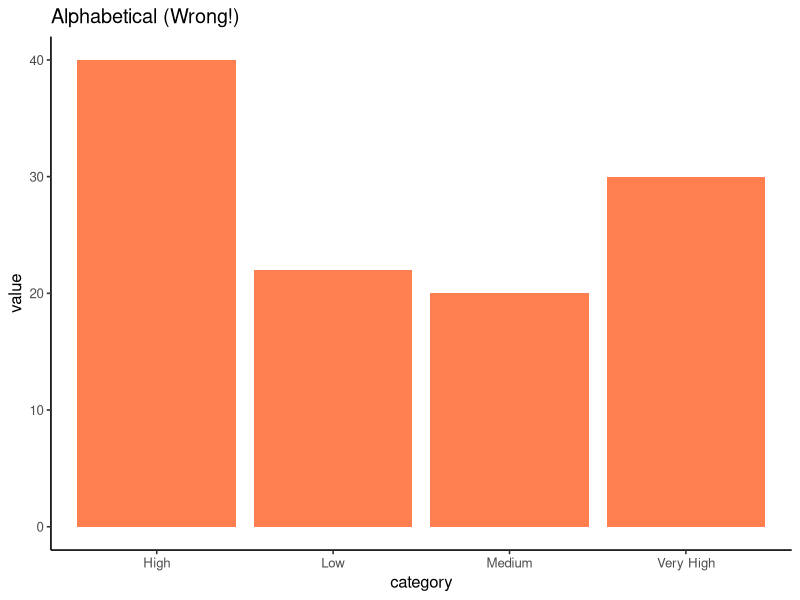
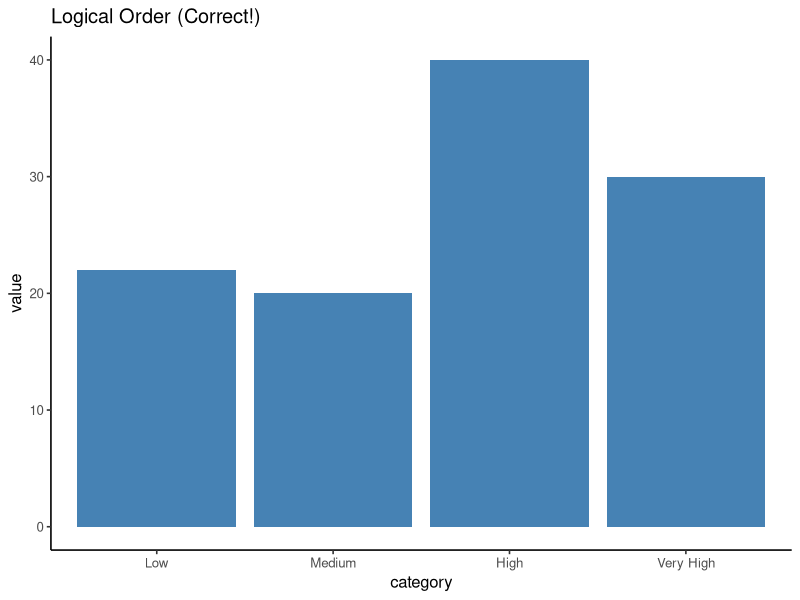
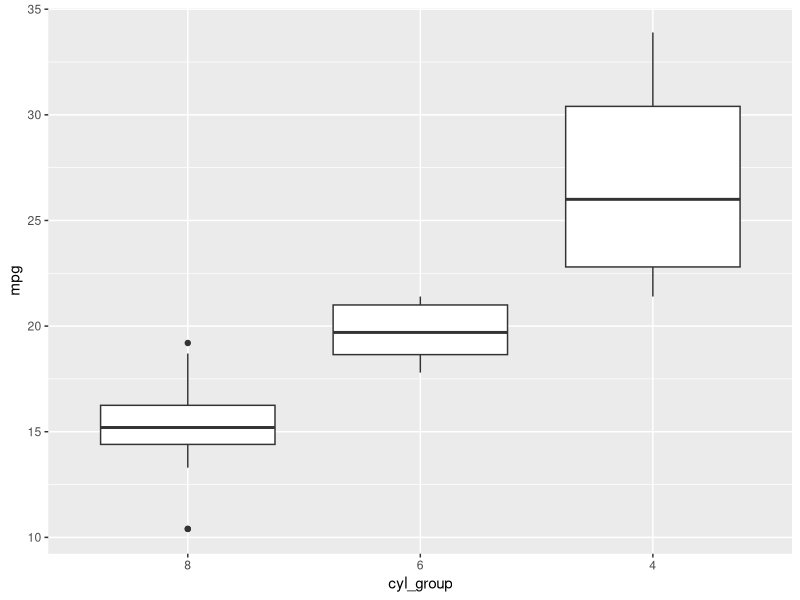
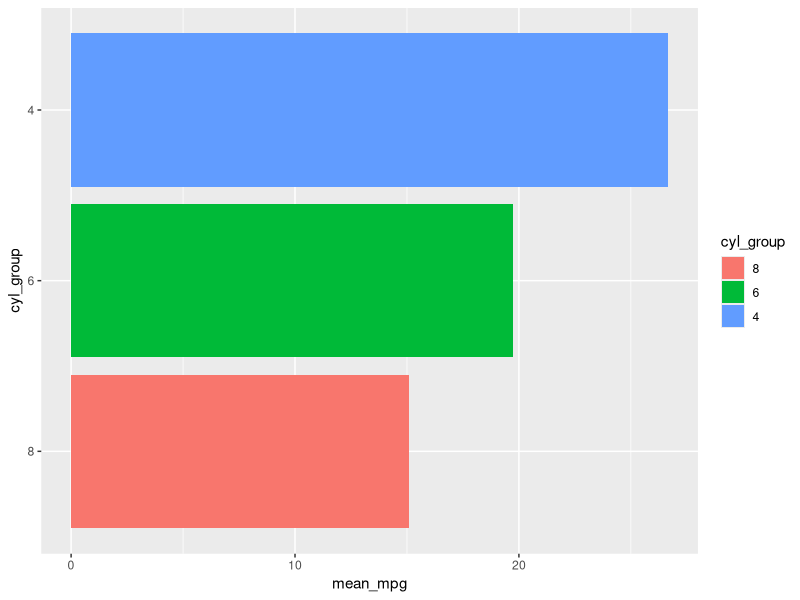
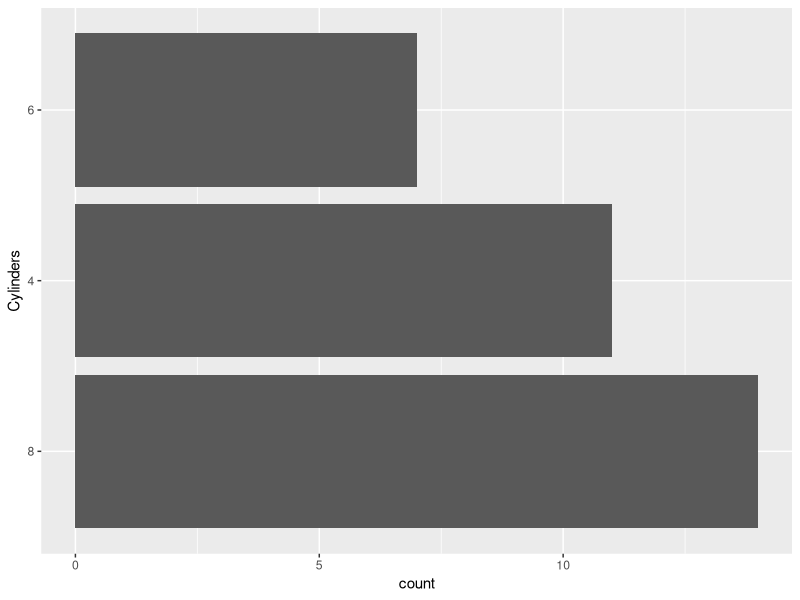
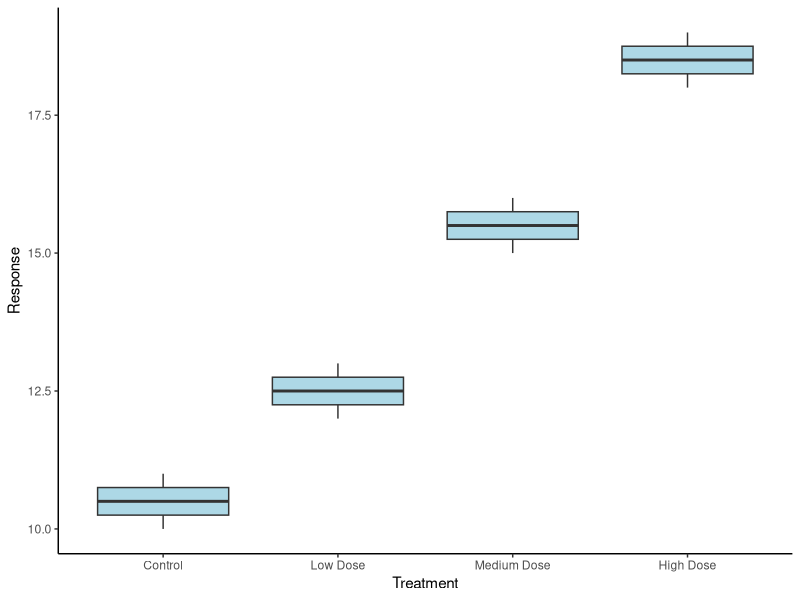
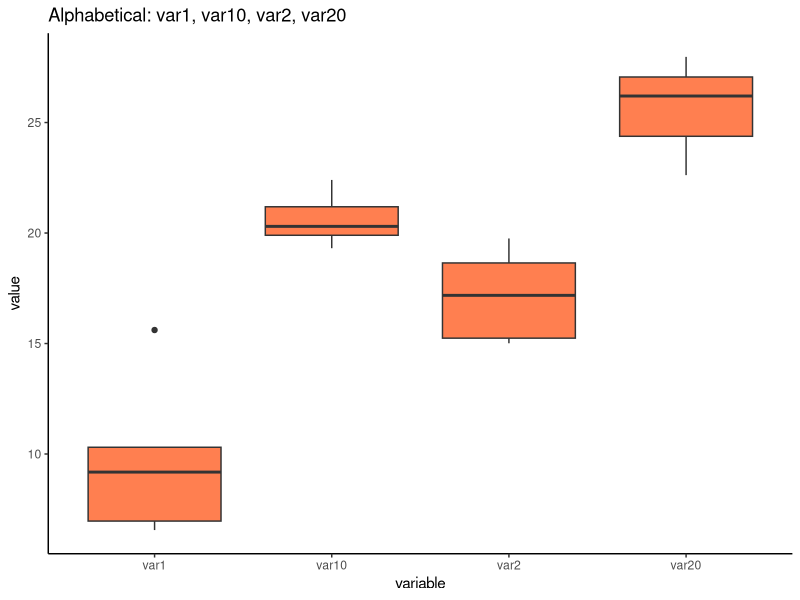
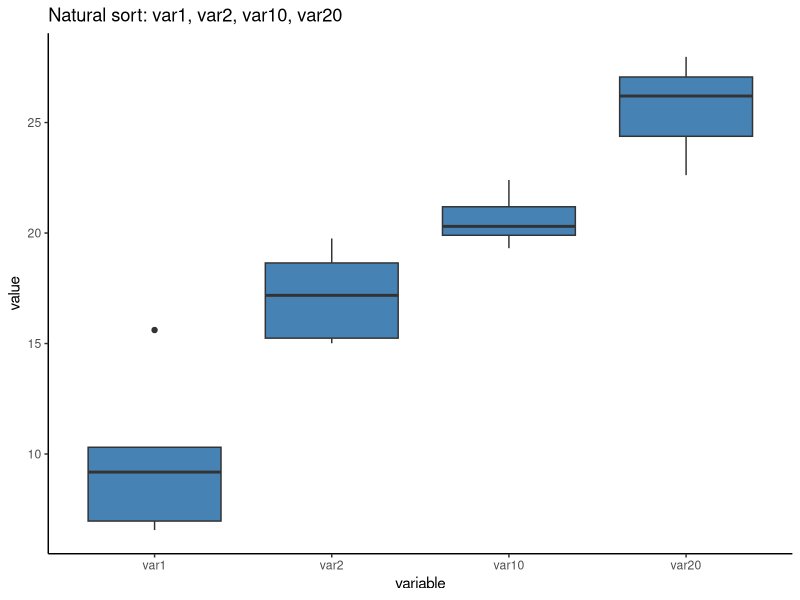

Write R code to recreate these figures, in order. (Note: this script raises an error after producing the figures.)
## ---- chunk 1
#| label: setup-factors
#| echo: false
#| eval: true
#| message: false

library(ggplot2)
library(dplyr)
library(forcats)
## ---- chunk 2
#| label: factors-problem-alphabetical
#| echo: true
#| eval: true
#| fig-width: 5
#| fig-height: 4

library(ggplot2)

# Create data with logical categories
category_df <- data.frame(
  category = c("Low", "Medium", "High", "Very High", "Low", "High"),
  value = c(10, 20, 15, 30, 12, 25)
)

# R defaults to alphabetical!
ggplot(category_df, aes(x = category, y = value)) +
  geom_col(fill = "coral") +
  theme_classic(base_size = 12) +
  labs(title = "Alphabetical (Wrong!)")
## ---- chunk 3
#| label: factors-solution-ordered
#| echo: true
#| eval: true
#| fig-width: 5
#| fig-height: 4

# Specify levels explicitly
category_df$category <- factor(category_df$category,
                       levels = c("Low", "Medium", "High", "Very High"))

# Now plots use logical order!
ggplot(category_df, aes(x = category, y = value)) +
  geom_col(fill = "steelblue") +
  theme_classic(base_size = 12) +
  labs(title = "Logical Order (Correct!)")
## ---- chunk 4
#| label: factors-forcats-intro
#| echo: true
#| eval: true

library(forcats)

# Reorder by another variable (e.g., median)
mtcars %>%
  mutate(cyl_group = fct_reorder(factor(cyl), mpg, .fun = median)) %>%
  ggplot(aes(cyl_group, mpg)) +
  geom_boxplot()

# Boxplots now ordered by median value!
## ---- chunk 5
#| label: factors-fct-reorder
#| echo: true
#| eval: true

# Order categories by mean of values
mtcars %>%
  mutate(cyl_group = factor(cyl)) %>%
  group_by(cyl_group) %>%
  summarise(mean_mpg = mean(mpg)) %>%
  ungroup() %>%
  mutate(cyl_group = fct_reorder(cyl_group, mean_mpg, mean)) %>%
  ggplot(aes(x = cyl_group, y = mean_mpg, fill = cyl_group)) +
  geom_col() +
  coord_flip()  # Horizontal bars easier to read
## ---- chunk 6
#| label: factors-fct-infreq
#| echo: true
#| eval: true

# Order by how common each level is
ggplot(mtcars, aes(x = fct_infreq(factor(cyl)))) +
  geom_bar() +
  labs(x = "Cylinders") +
  coord_flip()

# Most common category first!
## ---- chunk 7
#| label: factors-fct-inorder
#| echo: true
#| eval: true
#| fig-width: 8
#| fig-height: 5

# Create data with specific order
treatment_data <- data.frame(
  treatment = c("Control", "Low Dose", "Medium Dose", "High Dose",
                "Control", "Low Dose", "Medium Dose", "High Dose"),
  response = c(10, 12, 15, 18, 11, 13, 16, 19)
)

# Keep order as they appear in data (not alphabetical!)
ggplot(treatment_data,
       aes(x = fct_inorder(treatment), y = response)) +
  geom_boxplot(fill = "lightblue") +
  labs(x = "Treatment", y = "Response") +
  theme_classic()

# Order: Control, Low Dose, Medium Dose, High Dose
## ---- chunk 8
#| label: factors-natural-sort-problem
#| echo: true
#| eval: true
#| fig-width: 8
#| fig-height: 5

# Create data with numbered variables
var_data <- data.frame(
  variable = rep(c("var1", "var2", "var10", "var20"), each = 5),
  value = rnorm(20, mean = rep(c(10, 15, 20, 25), each = 5), sd = 2)
)

# Alphabetical order: var1, var10, var2, var20 (wrong!)
ggplot(var_data, aes(x = variable, y = value)) +
  geom_boxplot(fill = "coral") +
  theme_classic() +
  labs(title = "Alphabetical: var1, var10, var2, var20")
## ---- chunk 9
#| label: factors-natural-sort-solution
#| echo: true
#| eval: true
#| fig-width: 8
#| fig-height: 5

# Use gtools::mixedsort() for natural/alphanumeric sorting
library(gtools)

var_data$variable <- factor(var_data$variable,
                            levels = mixedsort(unique(var_data$variable)))

# Natural order: var1, var2, var10, var20 (correct!)
ggplot(var_data, aes(x = variable, y = value)) +
  geom_boxplot(fill = "steelblue") +
  theme_classic() +
  labs(title = "Natural sort: var1, var2, var10, var20")
## ---- chunk 10
#| label: factors-fct-rev
#| echo: true
#| eval: true

# Sometimes you want reverse order
mtcars %>%
  mutate(cyl_group = fct_reorder(factor(cyl), mpg) %>% fct_rev()) %>%
  ggplot(aes(x = cyl_group, y = mpg)) +
  geom_col()

# Now highest values first instead of last
## ---- chunk 11
#| label: factors-fct-relevel
#| echo: true
#| eval: true

# Move "4" to front for cylinders
mtcars %>%
  mutate(cyl_group = fct_relevel(factor(cyl), "4")) %>%
  ggplot(aes(cyl_group, mpg)) +
  geom_boxplot()

# 4-cylinder always shown first
## ---- chunk 12
#| label: factors-ordered-bar
#| echo: true
#| eval: true

# Calculate summary statistics
summary_data <- mtcars %>%
  mutate(cyl_group = factor(cyl)) %>%
  group_by(cyl_group) %>%
  summarise(mean_mpg = mean(mpg), .groups = "drop")

# Plot with bars ordered by height
ggplot(summary_data,
       aes(x = fct_reorder(cyl_group, mean_mpg), y = mean_mpg)) +
  geom_col(fill = "steelblue") +
  coord_flip() +  # Horizontal bars
  labs(x = "Cylinders", y = "Mean MPG") +
  theme_minimal()
## ---- chunk 13
#| label: factors-time-ordering
#| echo: true
#| eval: true

# Create data with months
month_data <- data.frame(
  month = c("Jan", "Feb", "Mar", "Apr", "May", "Jun"),
  value = c(10, 15, 12, 18, 20, 17)
)

# Months in calendar order (not alphabetical!)
months <- c("Jan", "Feb", "Mar", "Apr", "May", "Jun",
            "Jul", "Aug", "Sep", "Oct", "Nov", "Dec")

month_data$month <- factor(month_data$month, levels = months)

# Now plots show Jan, Feb, Mar... not alphabetical!
ggplot(month_data, aes(month, value)) +
  geom_line(group = 1)
## ---- chunk 14
#| label: factors-legend-ordering
#| echo: true
#| eval: true

# Order legend by maximum mpg of each cylinder group
mtcars$cyl_group <- factor(mtcars$cyl)
ggplot(mtcars, aes(x = wt,
                 y = mpg,
                 color = fct_reorder(cyl_group, mpg, max, .desc = TRUE))) +
  geom_point(size = 2) +
  labs(color = "Cylinders") +
  theme_minimal()

# Legend now shows groups in order of importance!
## ---- chunk 15
#| label: factors-facet-ordering
#| echo: true
#| eval: true

# Order facets by median mpg for each cylinder
mtcars %>%
  mutate(cyl_group = fct_reorder(factor(cyl), mpg, median)) %>%
  ggplot(aes(x = factor(cyl), y = mpg)) +
  geom_boxplot() +
  facet_wrap(~cyl_group) +
  theme_minimal()

# Facet panels in meaningful order!
## ---- chunk 16
#| label: factors-cheatsheet
#| echo: true
#| eval: true

library(forcats)

fct_reorder(f, x, fun)   # Order by another variable
fct_infreq(f)            # Order by frequency
fct_rev(f)               # Reverse current order
fct_relevel(f, "A", "B") # Move specific levels to front
fct_recode(f, new = "old") # Rename levels
fct_lump_n(f, n = 5)     # Keep top n, lump others as "Other"
fct_explicit_na(f)       # Make NA a visible level
## ---- chunk 17
#| label: factors-survey-example
#| echo: true
#| eval: true

# Likert scale survey responses
set.seed(42)
survey <- data.frame(
  response = sample(c("Strongly Disagree", "Disagree", "Neutral",
                     "Agree", "Strongly Agree"), 100, replace = TRUE)
)

# Set logical order
survey$response <- factor(survey$response,
  levels = c("Strongly Disagree", "Disagree", "Neutral",
             "Agree", "Strongly Agree"))

# Plot with correct order
ggplot(survey, aes(x = response)) +
  geom_bar(fill = "steelblue") +
  coord_flip() +
  theme_minimal()
## ---- chunk 18
#| label: factors-treatment-example
#| echo: true
#| eval: true

library(forcats)

# Clinical trial data simulation
set.seed(123)
clinical <- data.frame(
  treatment = rep(c("Placebo", "Low Dose", "Medium Dose", "High Dose"), each = 25),
  response = rnorm(100, mean = rep(c(10, 12, 15, 18), each = 25), sd = 3)
)

# Ensure logical ordering
clinical$treatment <- factor(clinical$treatment,
  levels = c("Placebo", "Low Dose", "Medium Dose", "High Dose"))

# Boxplots in dose order
ggplot(clinical, aes(treatment, response)) +
  geom_boxplot(fill = "lightblue") +
  theme_classic()
## ---- chunk 19
#| label: factors-combining
#| echo: true
#| eval: true

# Combine multiple forcats functions
mtcars %>%
  mutate(
    # 1. Convert to factor
    cyl_group = factor(cyl),
    # 2. Order by frequency
    cyl_group = fct_infreq(cyl_group),
    # 3. Reverse so most common at top
    cyl_group = fct_rev(cyl_group)
  ) %>%
  ggplot(aes(cyl_group)) +
  geom_bar()
## ---- chunk 20
#| label: factors-before
#| echo: true
#| eval: true
#| fig-width: 5
#| fig-height: 4

# Before: alphabetical order
ggplot(msleep %>% filter(!is.na(vore)),
  aes(x = vore,
      y = sleep_total)) +
  geom_boxplot(fill = "coral") +
  theme_classic(base_size = 10) +
  labs(title = "Before: Alphabetical",
       x = "Diet Type", y = "Sleep (hours)")

# Order: carni, herbi, insecti, omni
# Meaningless!
## ---- chunk 21
#| label: factors-after
#| echo: true
#| eval: true
#| fig-width: 5
#| fig-height: 4

library(forcats)
# After: ordered by median sleep
ggplot(msleep %>% filter(!is.na(vore)),
  aes(x = fct_reorder(vore,
           sleep_total,
           median,
           na.rm = TRUE),
      y = sleep_total)) +
  geom_boxplot(fill = "steelblue") +
  theme_classic(base_size = 10) +
  labs(title = "After: Ordered by Median",
       x = "Diet Type", y = "Sleep (hours)")

# Ordered by sleep time - logical!
## ---- chunk 22
#| label: factors-pattern-sorted-bar
#| echo: true
#| eval: true

mtcars %>%
  count(cyl) %>%
  ggplot(aes(x = fct_reorder(as.character(cyl), n), y = n)) +
  geom_col() +
  coord_flip()
## ---- chunk 23
#| label: factors-pattern-control
#| echo: true
#| eval: true

mtcars %>%
  mutate(group = fct_relevel(factor(cyl), "4")) %>%
  ggplot(aes(group, mpg)) +
  geom_boxplot()
## ---- chunk 24
#| label: factors-pattern-chrono
#| echo: true
#| eval: true

mtcars %>%
  mutate(cyl_group = fct_reorder(factor(cyl), cyl)) %>%
  ggplot(aes(wt, mpg)) +
  geom_point() +
  facet_wrap(~cyl_group)
## ---- chunk 25
#| label: factors-debugging
#| echo: true
#| eval: true

# Check current levels
levels(mtcars$cyl)

# Check level order
factor(mtcars$cyl) %>% levels()

# See factor structure
str(factor(mtcars$cyl))

# Convert to character if needed
mtcars$cyl_char <- as.character(mtcars$cyl)
## ---- chunk 26
#| label: factors-complete-example
#| echo: true
#| eval: true

library(ggplot2)
library(dplyr)
library(forcats)

# Create simulated gene expression data by tissue type
set.seed(123)
expr_data <- data.frame(
  tissue = rep(c("Brain", "Heart", "Liver", "Lung", "Kidney"), each = 50),
  expression = c(rnorm(50, 100, 15), rnorm(50, 50, 10),
                 rnorm(50, 200, 30), rnorm(50, 75, 12),
                 rnorm(50, 150, 20))
)

# Plot with tissues ordered by median expression
expr_data %>%
  mutate(tissue = fct_reorder(tissue, expression, median)) %>%
  ggplot(aes(x = tissue, y = expression, fill = tissue)) +
  geom_boxplot(show.legend = FALSE) +
  scale_fill_brewer(palette = "Set2") +
  theme_classic(base_size = 14) +
  labs(x = "Tissue Type",
       y = "Expression Level",
       title = "Gene Expression by Tissue")

# Tissues ordered by median expression level!
